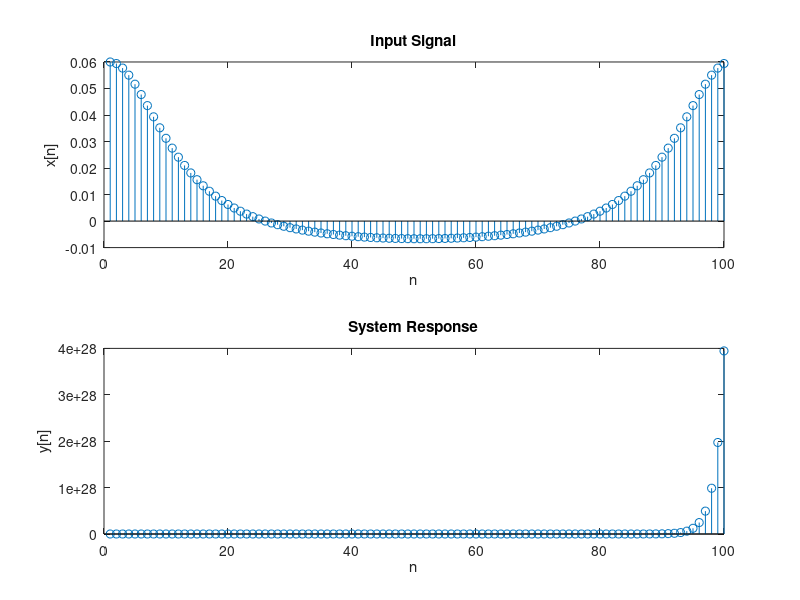
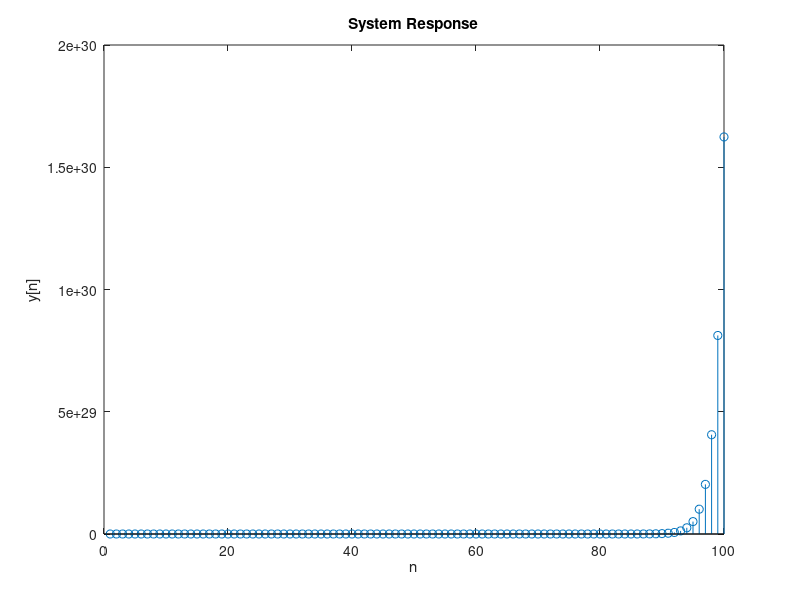

Recreate these plots in MATLAB, in order.
clear; clc; close all;
% Generate the input signal in the Z-transform domain
    num = [1 2];
    den = [1 -1/2];
    Xz = filter(num, den, [1 zeros(1,99)]); % Z-transform of input signal
    Xn = ifft(Xz); % Time-domain signal

% Find the system response
% b = [0.45 0.4 -1];
% a = [1 0.4 -0.45];



    yic=[0,3];
    xic=[2,2];
    b =[1,-0.4,-0.45];
    a=[0.45,0.4,-1];
    
    zi = filtic(b, a, yic,xic);
    yzi =filter(b,a,Xn,zi);
%% Second Method

    [r, p, k] = residuez(b, a);
    hn = impz(b, a, 100);
    yn = conv(hn, Xn);
    yn = yn(1:100);

% Plot the input signal and system response
    n = 1:100;
    subplot(2,1,1);
    stem(n, Xn);
    title('Input Signal');
    xlabel('n');
    ylabel('x[n]');
    subplot(2,1,2);
    stem(n, abs(yn));
    title('System Response');
    xlabel('n');
    ylabel('y[n]');


%% 
    figure()
    stem(n, abs(yzi));
    title('System Response');
    xlabel('n');
    ylabel('y[n]');